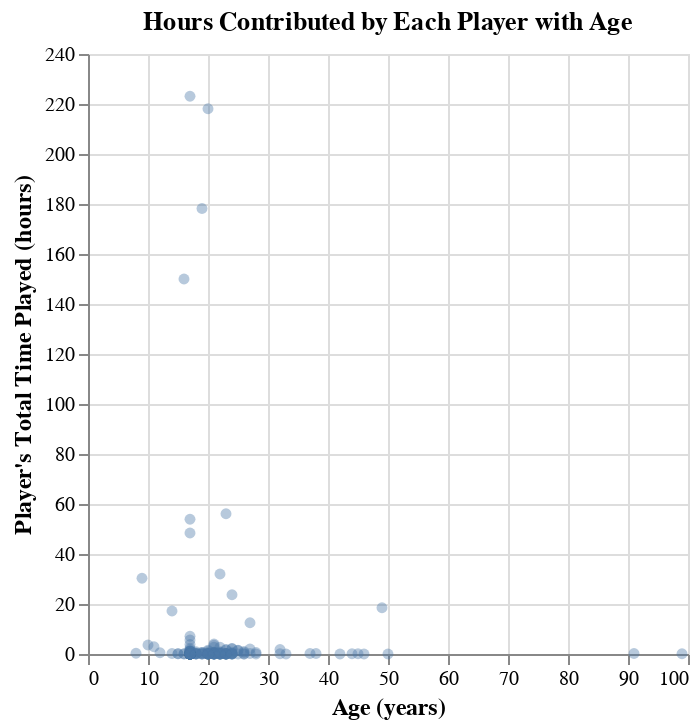

The notebook cell this image was saved under:
### Markdown cell above
How to subtract times and dates from each other?
To be tidy:
- do we need to separate the day/month/year?
- put both dataframes together - each observation has player data
- are these questions k-nearest neighbours

How to show word count?

### Code cell
players_scatterplot = (
    alt.Chart(players, title="Hours Contributed by Each Player with Age").mark_circle(opacity=0.40).encode(
        x = alt.X("age").title("Age (years)"),
        y = alt.Y("played_hours").title("Player's Total Time Played (hours)")
    )
    .configure_axis(titleFontSize=12)
)

players_scatterplot

### Figure 1 — Vega specification as saved in the notebook (floating-point values rounded to 4 significant figures; data arrays with more than 128 entries replaced by an {"elided": "..."} marker saying what was removed)
{"$schema": "https://vega.github.io/schema/vega/v5.json", "data": [{"name": "source_0", "values": {"elided": "196 records"}}, {"name": "source_0_x_domain_age", "values": [{"min": 8, "max": 99}]}, {"name": "source_0_y_domain_played_hours", "values": [{"min": 0.0, "max": 223.1}]}], "marks": [{"type": "symbol", "name": "marks", "from": {"data": "source_0"}, "encode": {"update": {"x": {"field": "age", "scale": "x"}, "fill": {"value": "#4c78a8"}, "y": {"field": "played_hours", "scale": "y"}, "shape": {"value": "circle"}, "opacity": {"value": 0.4}}}, "style": ["circle"]}], "scales": [{"name": "x", "type": "linear", "domain": [{"signal": "(data(\"source_0_x_domain_age\")[0] || {}).min"}, {"signal": "(data(\"source_0_x_domain_age\")[0] || {}).max"}], "range": [0, {"signal": "width"}], "zero": true, "nice": true}, {"name": "y", "type": "linear", "domain": [{"signal": "(data(\"source_0_y_domain_played_hours\")[0] || {}).min"}, {"signal": "(data(\"source_0_y_domain_played_hours\")[0] || {}).max"}], "range": [{"signal": "height"}, 0], "zero": true, "nice": true}], "axes": [{"scale": "x", "gridScale": "y", "aria": false, "minExtent": 0, "tickCount": {"signal": "ceil(width/40)"}, "grid": true, "maxExtent": 0, "ticks": false, "zindex": 0, "domain": false, "labels": false, "orient": "bottom"}, {"scale": "y", "minExtent": 0, "ticks": false, "gridScale": "x", "orient": "left", "labels": false, "zindex": 0, "tickCount": {"signal": "ceil(height/40)"}, "maxExtent": 0, "aria": false, "grid": true, "domain": false}, {"scale": "x", "tickCount": {"signal": "ceil(width/40)"}, "grid": false, "orient": "bottom", "zindex": 0, "title": "Age (years)", "labelFlush": true, "labelOverlap": true}, {"scale": "y", "tickCount": {"signal": "ceil(height/40)"}, "zindex": 0, "title": "Player's Total Time Played (hours)", "orient": "left", "grid": false, "labelOverlap": true}], "title": {"text": "Hours Contributed by Each Player with Age", "frame": "group"}, "height": 300, "padding": 5, "width": 300, "background": "white", "style": "cell", "config": {"axis": {"titleFontSize": 12}}}
